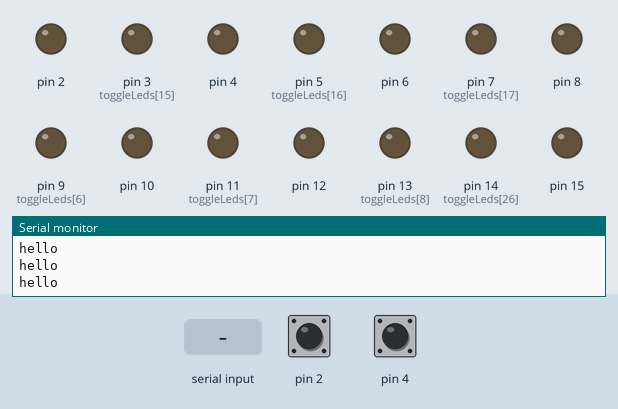
This sketch was run on a simulated Arduino Mega 2560, built with avr-gcc and run on an emulated ATmega2560. On the bench: output pins drawn as LEDs (lit = HIGH), the last lines printed to the serial monitor. The test bench sets the inputs (shaded band); at power-on: pin 2 LOW, pin 4 LOW.

Above: at 1.0 s.
1.1 s: "1\n" received over Serial
4.1 s: pin 2 pulsed HIGH 5 times (0.12 s each, 0.3 s apart)
At 6.7 s:
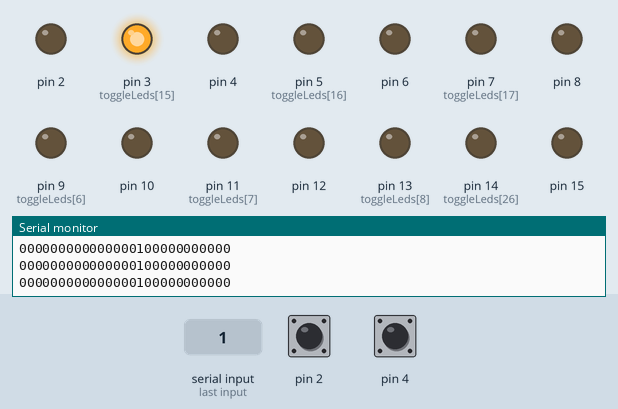
7.1 s: pin 4 pulsed HIGH 2 times (0.12 s each, 0.3 s apart)
At 7.42 s:
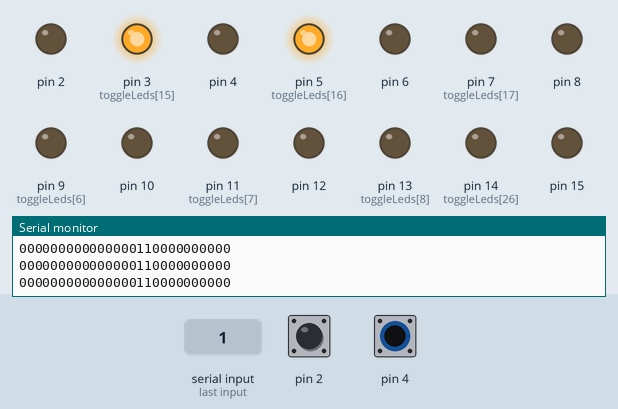
Timing chart, 0 to 10.1 s (numbered marks = the images above; inputs shaded):
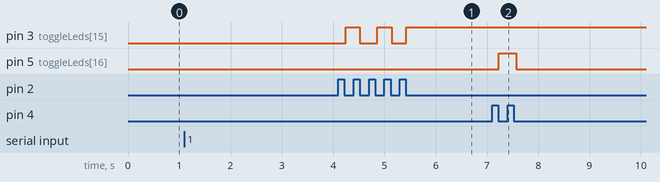

The sketch:

PopUp3.ino
```cpp
/* POP-CAD
 * Ben Leduc-Mills
 * Pins on header, from left to right (with lights facing you):
 * ground, low switch, mid switch, top switch, not used, low LED, mid LED, top LED
 *
 * Tower Numbers (with lights facing toward you):
 *     | 1 | 2 | 3 | (furthest)
 *     | 4 | 5 | 6 |
 *     | 7 | 8 | 9 | (closest)
 *
 * Pin-outs:
 *
 * Tower 1:
 * G LS=21 MS=12 TS=11 LL=10 ML=9 TL=8
 *
 * Tower 2:
 * G LS=34 MS=24 TS=26 LL=28 ML=30 TL=32   /// ls=24 ms=26 ts=28 ll=30 ml=32 tl==34
 *
 * Tower 3:  ********CHANGING******** LS = 54(A0)*61 MS = 55(A1) TS = 56(A2) LL=57(A3) ML=58(A4) TL=59(A5)
 *
 *
 * Tower 4:
 * G LS=7 MS=6 TS=5 LL=4 ML=3 TL=2
 *
 * Tower 5:
 * G LS=23 MS=25 TS=27 LL=29 ML=31 TL=33
 *
 * Tower 6:
 * G LS=36 MS=38 TS=40 LL=42 ML=44 TL=46
 *
 * Tower 7:
 * G LS=14 MS=15 TS=16 LL=17 ML=18 TL=19
 *
 * Tower 8:
 * G LS=37 MS=39 TS=41 LL=43 ML=45 TL=47
 *
 * Tower 9: **************CHANGING************** LS = 64(A10) MS = 65(A11) TS = 66(A12) LL= 67(A13) ML= 68(A14) TL= 69(A15)
 *
 */
const int NUM = 27;

//int capSwitches[] = {
//  8,10,12};
//int toggleLeds[] = {
//  9,11,13};

//int capSwitches[] = {
//  8,10,12,2,4,6,19,17,15};
//int toggleLeds[] = {
//  9,11,13,3,5,7,18,16,14};


/* From L to R, with MC at Top (towers facing you)
 * Key: G, LS, LL, MS, ML, HS, HL, G
 * A0, A1, A2, A3, A4, A5         41,39,37,35,33,31       8,9,10,11,12,13
 * A8, A9, A10, A11, A12, A13     53,51,49,47,45,43       2,3,4,5,6,7
 * A14,A15,46,48,50,52            29,27,25,23,21,20       19,18,17,16,15,14
 */

//int capSwitches[] = {
//  21,52,12,  32,30,28,  57,58,59,  5,6,7,  23,25,27,  50,48,46,  20,19,18,  37,39,41, 69,68,67};
//int toggleLeds[] = {
//  8,9,10,  26,24,22,  54,55,56,  2,3,4,  29,31,33,  40,38,36,  17,16,15,  43,45,47, 66,65,64};

int capSwitches[] = {
  54,56,58,  41,37,33,  8,10,12,  62,64,66,  53,49,45, 2,4,6,  68,46,50, 29,25,21,  19,17,15};

int toggleLeds[] = {
  55,57,59,  39,35,31,  9,11,13,  63,65,67,  51,47,43,  3,5,7, 69,48,52,  27,23,20, 18,16,14};

//A0 = 54

int numOuts = NUM;

int toggleStates[NUM];
int calibration[NUM];
int previous[NUM];


void setup() {
  //Serial.begin(9600);
  Serial.begin(115200);
  establishContact();  // send a byte to establish contact until receiver responds

  for(int i = 0; i < numOuts; i++) {
    pinMode(toggleLeds[i], OUTPUT);
    calibration[i] += readCapacitivePin(capSwitches[i]);
    delay(100);

  }


}

void loop() {

  if (Serial.available() > 0) {

    for(int j = 0; j < numOuts; j++) {
      int n = readCapacitivePin(capSwitches[j]);

      if(previous[j] <= calibration[j] && n > calibration[j]) {
        if (toggleStates[j] == LOW) toggleStates[j] = HIGH;
        else toggleStates[j] = LOW;
        digitalWrite(toggleLeds[j], toggleStates[j]);
      }

      previous[j] = n;
      delayMicroseconds(1000);
    }
  }

  //print all the states of the LEDs
  for(int k=0; k < numOuts; k++) {
    //Serial.print(toggleStates[k]);
    if(toggleStates[k] == HIGH) {
      Serial.print(1);
      //Serial.println(": 1");
    }
    else if(toggleStates[k] == LOW) {
      Serial.print(0);
      //Serial.println(":  0");
    }
  }

  //add a carriage return
  Serial.print("\n");
  //}
}

void establishContact() {
  while (Serial.available() <= 0) {
    Serial.println("hello");
    delay(300);
  }
}
```

CapSense.ino
```cpp
// readCapacitivePin
//  Input: Arduino pin number
//  Output: A number, from 0 to 17 expressing
//  how much capacitance is on the pin
//  When you touch the pin, or whatever you have
//  attached to it, the number will get higher
//#include "pins_arduino.h" // Arduino pre-1.0 needs this

uint8_t readCapacitivePin(int pinToMeasure) {
  // Variables used to translate from Arduino to AVR pin naming
  volatile uint8_t* port;
  volatile uint8_t* ddr;
  volatile uint8_t* pin;
  // Here we translate the input pin number from
  //  Arduino pin number to the AVR PORT, PIN, DDR,
  //  and which bit of those registers we care about.
  byte bitmask;
  port = portOutputRegister(digitalPinToPort(pinToMeasure));
  ddr = portModeRegister(digitalPinToPort(pinToMeasure));
  bitmask = digitalPinToBitMask(pinToMeasure);
  pin = portInputRegister(digitalPinToPort(pinToMeasure));
  // Discharge the pin first by setting it low and output
  *port &= ~(bitmask);
  *ddr  |= bitmask;
  delay(1);
  // Make the pin an input with the internal pull-up on
  *ddr &= ~(bitmask);
  *port |= bitmask;

  // Now see how long the pin to get pulled up. This manual unrolling of the loop
  // decreases the number of hardware cycles between each read of the pin,
  // thus increasing sensitivity.
  uint8_t cycles = 17;
       if (*pin & bitmask) { cycles =  0;}
  else if (*pin & bitmask) { cycles =  1;}
  else if (*pin & bitmask) { cycles =  2;}
  else if (*pin & bitmask) { cycles =  3;}
  else if (*pin & bitmask) { cycles =  4;}
  else if (*pin & bitmask) { cycles =  5;}
  else if (*pin & bitmask) { cycles =  6;}
  else if (*pin & bitmask) { cycles =  7;}
  else if (*pin & bitmask) { cycles =  8;}
  else if (*pin & bitmask) { cycles =  9;}
  else if (*pin & bitmask) { cycles = 10;}
  else if (*pin & bitmask) { cycles = 11;}
  else if (*pin & bitmask) { cycles = 12;}
  else if (*pin & bitmask) { cycles = 13;}
  else if (*pin & bitmask) { cycles = 14;}
  else if (*pin & bitmask) { cycles = 15;}
  else if (*pin & bitmask) { cycles = 16;}

  // Discharge the pin again by setting it low and output
  //  It's important to leave the pins low if you want to
  //  be able to touch more than 1 sensor at a time - if
  //  the sensor is left pulled high, when you touch
  //  two sensors, your body will transfer the charge between
  //  sensors.
  *port &= ~(bitmask);
  *ddr  |= bitmask;


  //Serial.println(cycles);
  return cycles;
}
```

Measured:
- after the input at 4.1 s, pin 3 (toggleLeds[15]): alternates HIGH for 0.28 s and LOW for 0.31 s, 5 changes in all, then stays HIGH, starting after 0.14 s
- after the input at 7.1 s, pin 5 (toggleLeds[16]): LOW → HIGH after 0.13 s, → LOW 0.34 s later
